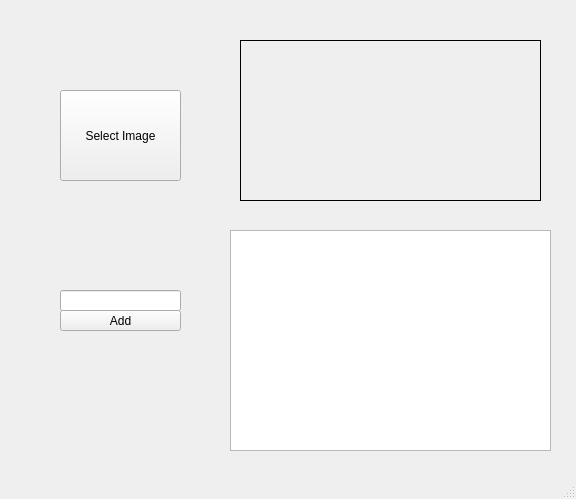
<?xml version="1.0" encoding="UTF-8"?>
<ui version="4.0">
 <class>MainWindow</class>
 <widget class="QMainWindow" name="MainWindow">
  <property name="geometry">
   <rect>
    <x>0</x>
    <y>0</y>
    <width>576</width>
    <height>499</height>
   </rect>
  </property>
  <property name="windowTitle">
   <string>MainWindow</string>
  </property>
  <widget class="QWidget" name="centralwidget">
   <widget class="QPushButton" name="SelectImageBtn">
    <property name="geometry">
     <rect>
      <x>60</x>
      <y>90</y>
      <width>121</width>
      <height>91</height>
     </rect>
    </property>
    <property name="text">
     <string>Select Image</string>
    </property>
   </widget>
   <widget class="QLabel" name="imageLbl">
    <property name="geometry">
     <rect>
      <x>240</x>
      <y>40</y>
      <width>301</width>
      <height>161</height>
     </rect>
    </property>
    <property name="frameShape">
     <enum>QFrame::Box</enum>
    </property>
    <property name="text">
     <string/>
    </property>
   </widget>
   <widget class="QLineEdit" name="lineEdit">
    <property name="geometry">
     <rect>
      <x>60</x>
      <y>290</y>
      <width>121</width>
      <height>21</height>
     </rect>
    </property>
   </widget>
   <widget class="QPushButton" name="AddBtn">
    <property name="geometry">
     <rect>
      <x>60</x>
      <y>310</y>
      <width>121</width>
      <height>21</height>
     </rect>
    </property>
    <property name="text">
     <string>Add</string>
    </property>
   </widget>
   <widget class="QListView" name="listWidget">
    <property name="geometry">
     <rect>
      <x>230</x>
      <y>230</y>
      <width>321</width>
      <height>221</height>
     </rect>
    </property>
   </widget>
  </widget>
  <widget class="QMenuBar" name="menubar">
   <property name="geometry">
    <rect>
     <x>0</x>
     <y>0</y>
     <width>576</width>
     <height>21</height>
    </rect>
   </property>
  </widget>
  <widget class="QStatusBar" name="statusbar"/>
 </widget>
 <resources/>
 <connections/>
</ui>
